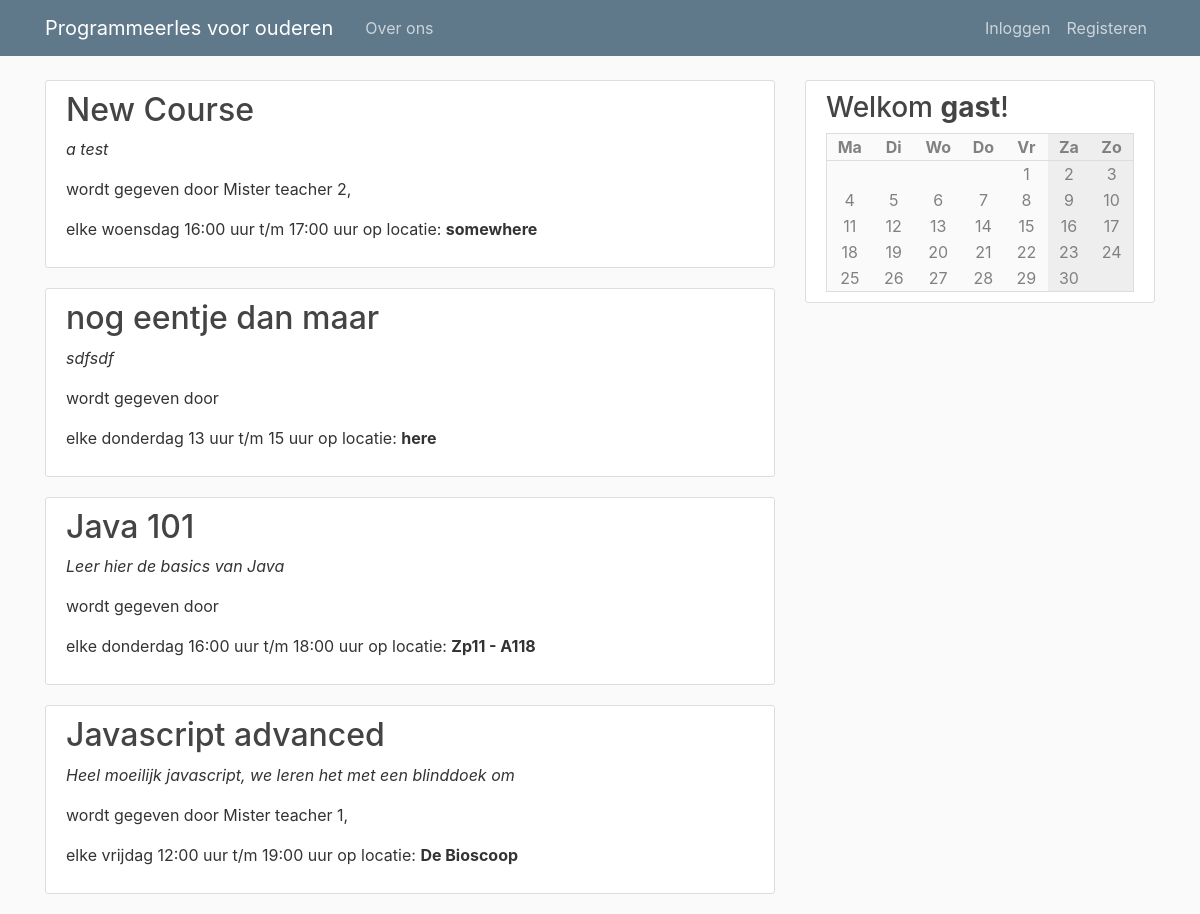
Before: / with the older database file.
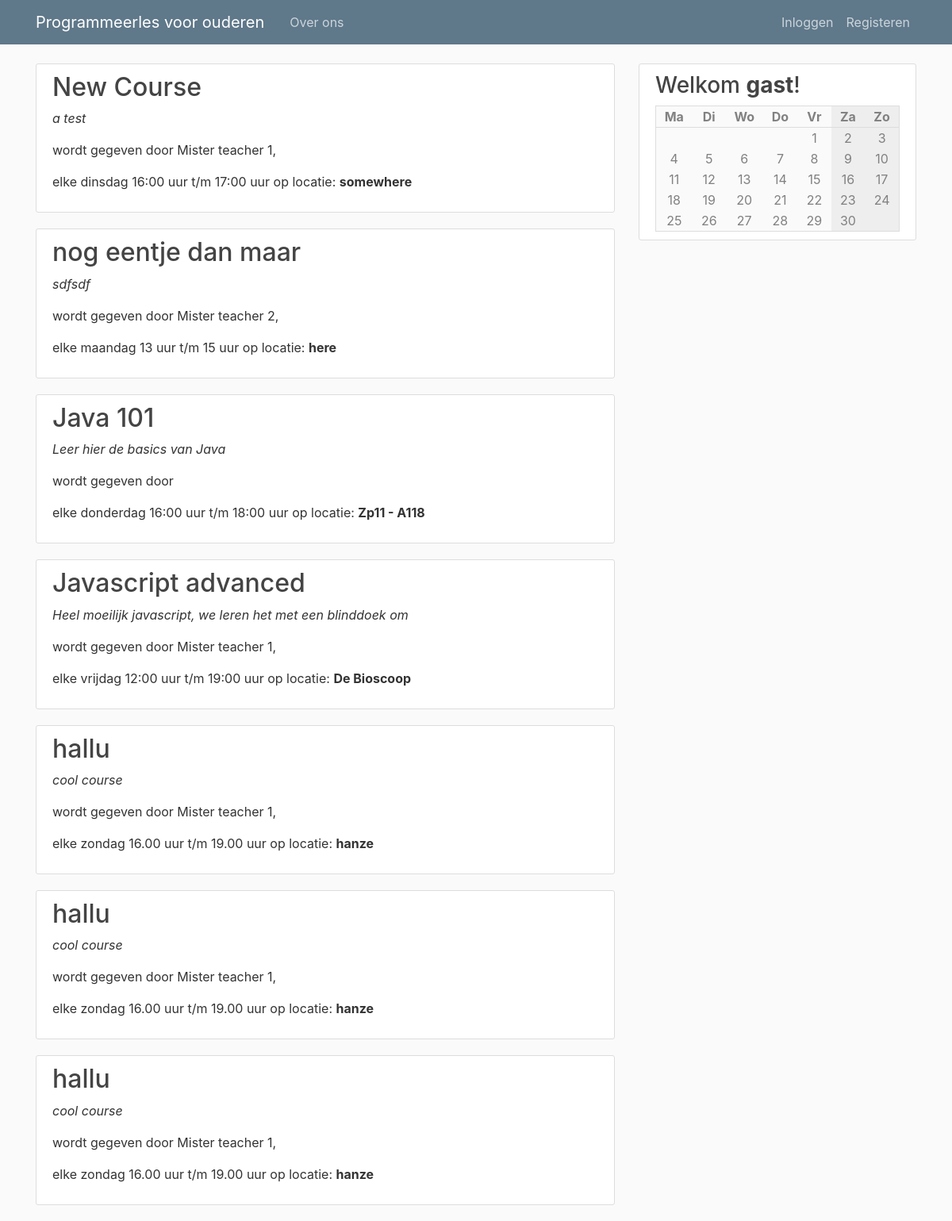
After: the same page with the newer database file.
### pgmles/models.py (models this page shows, shortened)
class Course(db.Model):
    id = db.Column(db.Integer, primary_key=True)
    name = db.Column(db.String(100), nullable=False)
    description = db.Column(db.Text, nullable=False)
    teacher_id = db.Column(db.Integer, db.ForeignKey('user.id'), nullable=False)
    weekday = db.Column(db.Integer, nullable=False)
    start = db.Column(db.String(10), nullable=False, default=datetime.utcnow)
    end = db.Column(db.String(10), nullable=False, default=datetime.utcnow)
    location = db.Column(db.String(120), nullable=False)

class User(db.Model, UserMixin):
    id = db.Column(db.Integer, primary_key=True)
    type = db.Column(db.String(6), nullable=False, default="client")
    username = db.Column(db.String(20), unique=True, nullable=False)
    email = db.Column(db.String(120), unique=True, nullable=False)
    image_file = db.Column(db.String(20), nullable=False, default='default.jpg')
    password = db.Column(db.String(60), nullable=False)

### pgmles/routes.py (the view)
@app.route("/")
def index():
    courses = Course.query.all()
    subscriptions = []
    teachers = User.query.filter_by(type='teacher')
    if current_user.is_authenticated:
        subscriptions = [ cm.course_id for cm in CourseMember.query.filter_by(user_id=current_user.id) ]
    return render_template('index.html', calendar=make_calendar(), courses=courses, subs=subscriptions, teachers=teachers)

### pgmles/routes.py (called while the page is built)
def make_calendar():
    weekdays = list(enumerate(['Ma', 'Di', 'Wo', 'Do', 'Vr', 'Za', 'Zo']))
    courses = [ None, None, None, None, None, None, None ]
    if current_user.is_authenticated:
        subscriptions = [ cm.course_id for cm in CourseMember.query.filter_by(user_id=current_user.id) ]
        courses = [ ' +\n'.join([ c.name for c in Course.query.filter_by(weekday=i) if c.id in subscriptions ]) for i in range(7) ]
    today = datetime.today()
    m = Month()
    rows = []
    for days in m.monthdayscalendar(today.year, today.month):
        rows.append([ (i, d, courses[i]) for i, d in enumerate(days) ])
    return { 'weekdays': weekdays, 'rows': rows }

### pgmles/templates/index.html (shortened to what this page needs)
{% extends "layout.html" %}
{% block content %}
    {% for course in courses %}
        <article class="media content-section">
          <div class="media-body">
            <h2><a class="article-title" href="{{url_for('course', course_id=course.id)}}">
              {{ course.name }}
            </a></h2>
            <p><i>{{ course.description }}</i></p>
            <p>wordt gegeven door {% for teacher in teachers if teacher.id == course.teacher_id %}{{ teacher.username  }},{% endfor %}</p>
            <p>elke {{ ['maandag', 'dinsdag', 'woensdag', 'donderdag', 'vrijdag', 'zaterdag', 'zondag'][course.weekday] }} {{ course.start }} uur t/m {{ course.end }} uur op locatie: <b>{{ course.location }}</b></p>
          </div>
        </article>
    {% endfor %}
{% endblock content %}

### pgmles/templates/layout.html (shortened to what this page needs)
<!DOCTYPE html>
<html>
<head>
    <link rel="stylesheet" href="https://maxcdn.bootstrapcdn.com/bootstrap/4.0.0/css/bootstrap.min.css">
    <link rel="stylesheet" type="text/css" href="{{ url_for('static', filename='main.css') }}">
</head>
<body>
    <header class="site-header">
      <nav class="navbar navbar-expand-md navbar-dark bg-steel fixed-top">
        <div class="container">
          <a class="navbar-brand mr-4" href="/">Programmeerles voor ouderen</a>
          <div class="collapse navbar-collapse" id="navbarToggle">
            <div class="navbar-nav mr-auto">
              <a class="nav-item nav-link" href="/about">Over ons</a>
            </div>
            <div class="navbar-nav">
              {% if current_user.is_authenticated %}
                <a class="nav-item nav-link" href="{{ url_for('account') }}">Profiel</a>
                <a class="nav-item nav-link" href="{{ url_for('logout') }}">Uitloggen</a>
              {% else %}
                <a class="nav-item nav-link" href="{{ url_for('login') }}">Inloggen</a>
                <a class="nav-item nav-link" href="{{ url_for('register') }}">Registeren</a>
              {% endif %}
            </div>
          </div>
        </div>
      </nav>
    </header>
    <main role="main" class="container">
      <div class="row">
        <div class="col-md-8">
          {% block content %}{% endblock %}
        </div>
        <div class="col-md-4">
          <div class="content-section">
            <h3>Welkom <b>{{ current_user.username if current_user.is_authenticated else 'gast' }}</b>!</h3>
            <table class='calendar'>
              <tr>
                {% for d, day in calendar['weekdays'] %}
                  <th class="{{ 'weekend' if d >= 5 }}">{{ day }}</th>
                {% endfor %}
              </tr>
              {% for row in calendar['rows'] %}
                <tr>
                  {% for d, day, course in row %}
                      <td class="{{ 'weekend' if d >= 5 }} {{ 'course' if course and day }}">
                        {{ day if day }}
                      </td>
                  {% endfor %}
                </tr>
             {% endfor %}
            </table>
          </div>
        </div>
      </div>
    </main>
</body>
</html>

### pgmles/static/main.css (style rules this page uses)
body { background: #fafafa; color: #333333; margin-top: 5rem; }
h1, h2, h3, h4, h5, h6 { color: #444444; }
.bg-steel { background-color: #5f788a; }
.site-header .navbar-nav .nav-link { color: #cbd5db; }
.content-section { background: #ffffff; padding: 10px 20px; border: 1px solid #dddddd; border-radius: 3px; margin-bottom: 20px; }
.article-title { color: #444444; }
.calendar { background-color: #fafafa; width: 100%; color: #818182; border: #dddddd solid 1px; }
.calendar .weekend { background-color: #eee; }
.calendar th { border-bottom: #ddd solid 1px; }
.calendar th, td { text-align: center; width: 100px; position: relative; }

Changed rows visible on the page:
changed Course "New Course": gains User (username "Mister teacher 1"); weekday "woensdag" → "dinsdag"; loses User (username "Mister teacher 2")
changed Course "nog eentje dan maar": gains User (username "Mister teacher 2"); weekday "donderdag" → "maandag"
added Course: name "hallu", description "cool course", weekday "zondag", start "16.00", end "19.00", location "hanze", User (username "Mister teacher 1")
added Course: name "hallu", description "cool course", weekday "zondag", start "16.00", end "19.00", location "hanze", User (username "Mister teacher 1")
added Course: name "hallu", description "cool course", weekday "zondag", start "16.00", end "19.00", location "hanze", User (username "Mister teacher 1")
